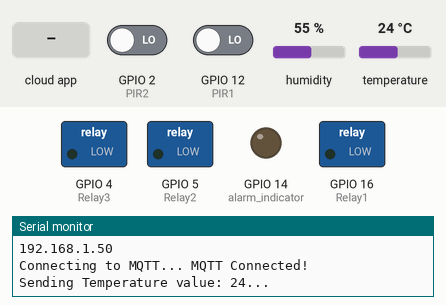
This sketch was run on a simulated ESP8266 (NodeMCU). On the bench: switched loads named in the sketch (green lamp = pin HIGH), output pins drawn as LEDs (lit = HIGH), the last lines printed to the serial monitor. The test bench sets the inputs (shaded band); at power-on: GPIO 12 (PIR1) LOW, GPIO 2 (PIR2) LOW, humidity 55 %, temperature 24 °C. WiFi joins after 1.5 s; servers stay silent unless stated; no MQTT or app messages arrive unless stated.

Above: at 2.7 s.
2.8 s: the phone or cloud app sets Alarm to 1
At 7.4 s:
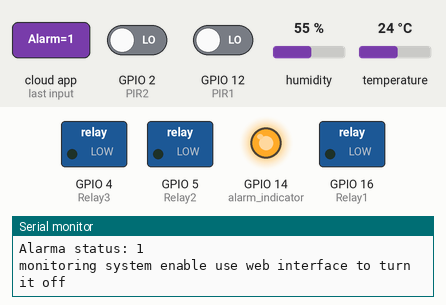
11.1 s: GPIO 12 (PIR1) driven HIGH
At 16.1 s:
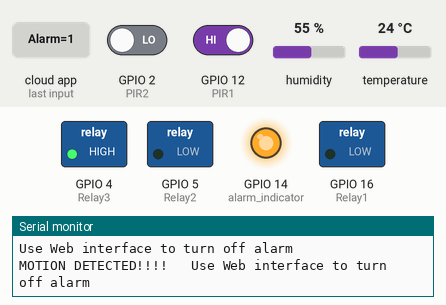
19.4 s: the phone or cloud app sets Relay1 to 1
At 21.5 s:
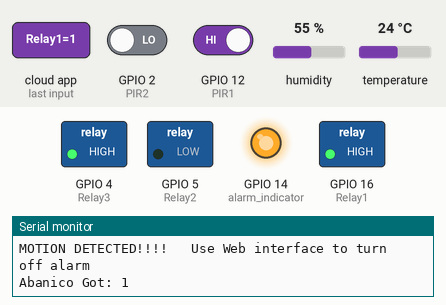
26.2 s: the phone or cloud app sets Relay2 to 1
At 26.6 s:
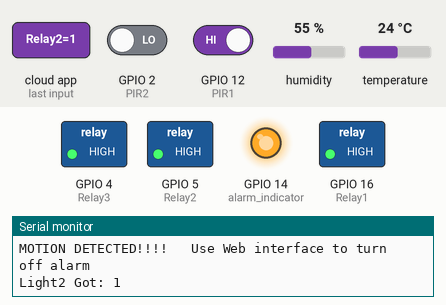
34.5 s: the phone or cloud app sets Relay1 to 0
At 36.6 s:
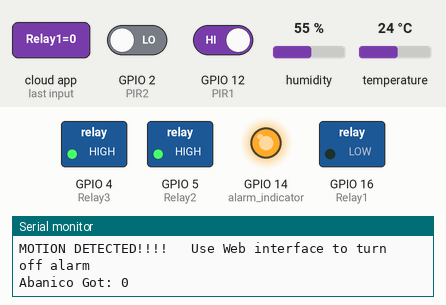
Timing chart, 0 to 45.4 s (numbered marks = the images above; inputs shaded):
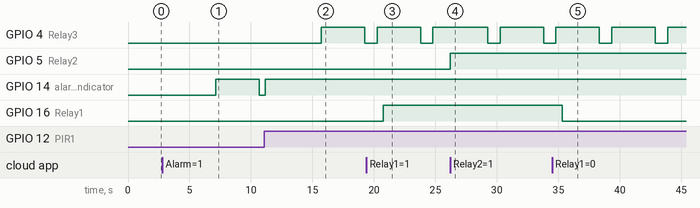

The sketch:

Main.ino
```cpp
#include <ESP8266WiFi.h>
#include <PubSubClient.h>
#include "Adafruit_MQTT.h"
#include "Adafruit_MQTT_Client.h"
#include "DHT.h"
#define DHTTYPE DHT11   // DHT 11

#define Relay1            16 //D0
#define Relay2            5//D1
#define Relay3            4 //D2
#define temp              0 //D3
#define PIR1              12 //D4
#define alarm_indicator   14 //D5   13 15
#define PIR2              2 //D6
    int last_temp=0;
    int auto_state;
    int Light2_State=1;
    int Fabanico=0;
    int Fabanico_last=2;
    int armed=0;
    int counter=7;
    int value_last=2;
    unsigned long previousMillisfoco=0;
    unsigned long timeon=1000;

#define WLAN_SSID       ""
#define WLAN_PASS       "e"

/************************* Adafruit.io Setup *********************************/
#define AIO_SERVER      "io.adafruit.com"
#define AIO_SERVERPORT  1883                   // use 8883 for SSL
#define AIO_USERNAME    ""
#define AIO_KEY         ""
DHT dht(temp, DHTTYPE);


WiFiClient client;
Adafruit_MQTT_Client mqtt(&client, AIO_SERVER, AIO_SERVERPORT, AIO_USERNAME, AIO_KEY);

/****************************** Feeds ***************************************/


Adafruit_MQTT_Subscribe Light1 = Adafruit_MQTT_Subscribe(&mqtt, AIO_USERNAME "/feeds/Relay1"); // FeedName
Adafruit_MQTT_Subscribe Light2 = Adafruit_MQTT_Subscribe(&mqtt, AIO_USERNAME "/feeds/Relay2");
Adafruit_MQTT_Subscribe Alarma_status = Adafruit_MQTT_Subscribe(&mqtt, AIO_USERNAME "/feeds/Alarm");
Adafruit_MQTT_Subscribe automatic = Adafruit_MQTT_Subscribe(&mqtt, AIO_USERNAME "/feeds/AutoLights");


Adafruit_MQTT_Publish temperature = Adafruit_MQTT_Publish(&mqtt, AIO_USERNAME "/feeds/temp");
Adafruit_MQTT_Publish motion      = Adafruit_MQTT_Publish(&mqtt, AIO_USERNAME "/feeds/PIR1");
Adafruit_MQTT_Publish Abanico     = Adafruit_MQTT_Publish(&mqtt, AIO_USERNAME "/feeds/Relay1");
Adafruit_MQTT_Publish foco        = Adafruit_MQTT_Publish(&mqtt, AIO_USERNAME "/feeds/Relay2");


void MQTT_connect();

void setup() {

  dht.begin();
  Serial.begin(115200);

  pinMode(Relay1, OUTPUT);
  pinMode(Relay2, OUTPUT);
  pinMode(Relay3, OUTPUT);
  pinMode(temp,   INPUT);
  pinMode(PIR1,   INPUT);
  pinMode(PIR2,   INPUT);
  pinMode(alarm_indicator, OUTPUT);


  // Connect to WiFi access point.
  Serial.println(); Serial.println();
  Serial.print("Connecting to ");
  Serial.println(WLAN_SSID);

  WiFi.begin(WLAN_SSID, WLAN_PASS);
  while (WiFi.status() != WL_CONNECTED) {
    delay(500);
    Serial.print(".");
  }
  Serial.println();

  Serial.println("WiFi connected");
  Serial.println("IP address: ");
  Serial.println(WiFi.localIP());


  // Setup MQTT subscription for onoff feed.
  mqtt.subscribe(&Light1);
  mqtt.subscribe(&Light2);
  mqtt.subscribe(&Alarma_status);
  mqtt.subscribe(&automatic);


}

void loop() {

  MQTT_connect();


/************************* LECTURA DE SENSORES *********************************/
int temperature_data = (int)dht.readTemperature();
int motion_data= digitalRead(PIR1);
int value= digitalRead(PIR2);
unsigned long currentMillis = millis(); // grab current time


/******** PUBLICACION DE TEMPERATURA Y ENCENDIDO DE ABANICO***************/
if(temperature_data!=last_temp)
{
if (! temperature.publish(temperature_data))
        Serial.println(F("Failed to publish temperature"));
      else
      {
        Serial.print(F("\nSending Temperature value: "));
        Serial.print(String(temperature_data).c_str());
        Serial.print("...\n");
        delay(2000);
      }

last_temp=temperature_data;
}
                if(temperature_data>=30)
                   {
                 Fabanico=1;
                   if (Fabanico!=Fabanico_last)
                  {
                      Abanico.publish("0");
                      Serial.println("Encendiendo Abanico (Accion Automatica)\n");
                      Fabanico_last = Fabanico;
                  }
                   }
                 if (temperature_data<  30)
                 {
                   Fabanico=0;
                     if (Fabanico!=Fabanico_last)
                      {
                         Abanico.publish("1");
                        Serial.println("Apagando Abanico (Accion Automatica)\n");
                        Fabanico_last = Fabanico;
                       }
                 }


/******** SISTEMA DE SEGURIDAD***************/
           if (motion_data == HIGH && armed == HIGH  )
              {
                motion.publish(motion_data);
                Serial.println("MOTION DETECTED!!!!\t");
                Serial.println("NOT ALLOWED ACCESS!!!!...\t");
                Serial.println("Use Web interface to turn off alarm\n");
                armed=2;
              }
                  if (armed==1)
                 {
                  Serial.println("monitoring system enable use web interface to turn it off \n");
                  blinker();

                 }
                    if (armed==2)
                 {
                  Serial.println("MOTION DETECTED!!!!\t Use Web interface to turn off alarm\n");
                   digitalWrite(alarm_indicator, HIGH);
                   Noise();
                 }
/**********************************************************************/
/******** ENCENDIDO DE FOCOS POR PIR***************/


                    if (value == HIGH && auto_state==HIGH)
                      {
                        foco.publish(!value);
                        Serial.print("\t Turning Lights On  ");
                        value_last=value;

                        counter++;
                        counter++;
                        counter++;
                        Serial.print(counter);
                        Serial.println();
                       }

                      if (value == LOW && auto_state==HIGH)
                      {
                        counter--;
                        Serial.print("\t still waiting!   ");
                        Serial.print(counter);
                        Serial.println();
                        }
                       if (counter<=0 && Light2_State==0)
                       {
                        Serial.println("empty room!!");
                        foco.publish("1");
                        Serial.println(counter);
                       }
                       if (counter<=0 || counter==0)
                            {
                              counter=0;
                            }

/******** PUBLICACIONES***************/
Adafruit_MQTT_Subscribe *subscription;
  while ((subscription = mqtt.readSubscription(3000)))
  {
    if (subscription == &Light1) {
      Serial.print(F("Abanico Got: "));
      Serial.println((char *)Light1.lastread);
      int Light1_State = atoi((char *)Light1.lastread);
      digitalWrite(Relay1, Light1_State);

    }
    if (subscription == &Light2) {
      Serial.print(F("Light2 Got: "));
      Serial.println((char *)Light2.lastread);
      Light2_State = atoi((char *)Light2.lastread);
      digitalWrite(Relay2, Light2_State);
    }

    if (subscription == &automatic) {
      Serial.println((char *)automatic.lastread);
      int automatic_State = atoi((char *)automatic.lastread);
      if(automatic_State==1)
      {
        auto_state=1;
      Serial.println ("Control De Luces Automaticas: Activo...");
      }
      if(automatic_State==0)
      {
        auto_state=0;
      Serial.println ("Control De Luces Automaticas: Desactivado...");
      foco.publish("1");
      }
    }

     if (subscription == &Alarma_status) //SWITCH DE ENCENDIDO O APAGADO ALARMA
     {
      Serial.print(F("Alarma status: "));
      Serial.println((char *)Alarma_status.lastread);
      int Alarm_State = atoi((char *)Alarma_status.lastread);
      armed=Alarm_State;
    }


  }

}

void MQTT_connect() {
  int8_t ret;

  // Stop if already connected.
  if (mqtt.connected()) {
    return;
  }

  Serial.print("Connecting to MQTT... ");

  uint8_t retries = 3;

  while ((ret = mqtt.connect()) != 0) { // connect will return 0 for connected
    Serial.println(mqtt.connectErrorString(ret));
    Serial.println("Retrying MQTT connection in 5 seconds...");
    mqtt.disconnect();
    delay(5000);  // wait 5 seconds
    retries--;
    if (retries == 0) {
      // basically die and wait for WDT to reset me
      while (1);
    }
  }
  Serial.println("MQTT Connected!");

}


void blinker()
{
  digitalWrite(alarm_indicator, LOW);
  delay(500);
  digitalWrite(alarm_indicator, HIGH);
  delay(500);
}

void Noise()
{
  digitalWrite(Relay3, LOW);
  delay(1000);
  digitalWrite(Relay3, HIGH);
  delay(500);
}
```

Measured:
- after the input at 2.8 s, GPIO 14 (alarm_indicator): LOW → HIGH after 4.3 s, → LOW 3.5 s later
- after the input at 11.1 s, GPIO 4 (Relay3): LOW → HIGH after 4.6 s, → LOW 3.5 s later; GPIO 14 (alarm_indicator): goes on until 11.2 s, then stays HIGH
- after the input at 19.4 s, GPIO 16 (Relay1): LOW → HIGH after 1.4 s
- after the input at 26.2 s, GPIO 5 (Relay2): LOW → HIGH at once
- after the input at 34.5 s, GPIO 16 (Relay1): HIGH → LOW after 0.80 s
